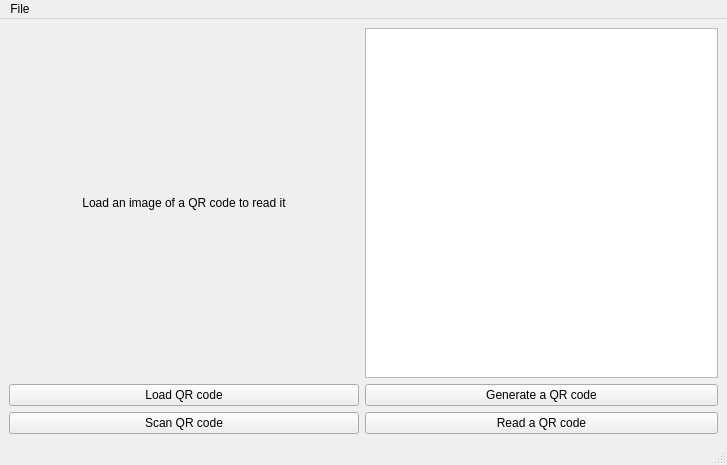
<?xml version="1.0" encoding="UTF-8"?>
<ui version="4.0">
 <class>MainWindow</class>
 <widget class="QMainWindow" name="MainWindow">
  <property name="geometry">
   <rect>
    <x>0</x>
    <y>0</y>
    <width>727</width>
    <height>411</height>
   </rect>
  </property>
  <property name="windowTitle">
   <string>MainWindow</string>
  </property>
  <widget class="QWidget" name="centralwidget">
   <layout class="QHBoxLayout" name="horizontalLayout">
    <item>
     <layout class="QVBoxLayout" name="verticalLayout_3">
      <item>
       <widget class="QLabel" name="label">
        <property name="minimumSize">
         <size>
          <width>350</width>
          <height>350</height>
         </size>
        </property>
        <property name="text">
         <string>Load an image of a QR code to read it</string>
        </property>
        <property name="alignment">
         <set>Qt::AlignCenter</set>
        </property>
       </widget>
      </item>
      <item>
       <widget class="QPushButton" name="loadButton">
        <property name="text">
         <string>Load QR code</string>
        </property>
       </widget>
      </item>
      <item>
       <widget class="QPushButton" name="scanButton">
        <property name="text">
         <string>Scan QR code</string>
        </property>
       </widget>
      </item>
     </layout>
    </item>
    <item>
     <layout class="QVBoxLayout" name="verticalLayout">
      <item>
       <widget class="QTextEdit" name="textEdit">
        <property name="html">
         <string>&lt;!DOCTYPE HTML PUBLIC &quot;-//W3C//DTD HTML 4.0//EN&quot; &quot;http://www.w3.org/TR/REC-html40/strict.dtd&quot;&gt;
&lt;html&gt;&lt;head&gt;&lt;meta name=&quot;qrichtext&quot; content=&quot;1&quot; /&gt;&lt;style type=&quot;text/css&quot;&gt;
p, li { white-space: pre-wrap; }
&lt;/style&gt;&lt;/head&gt;&lt;body style=&quot; font-family:'MS Shell Dlg 2'; font-size:8.25pt; font-weight:400; font-style:normal;&quot;&gt;
&lt;p style=&quot;-qt-paragraph-type:empty; margin-top:0px; margin-bottom:0px; margin-left:0px; margin-right:0px; -qt-block-indent:0; text-indent:0px;&quot;&gt;&lt;br /&gt;&lt;/p&gt;&lt;/body&gt;&lt;/html&gt;</string>
        </property>
       </widget>
      </item>
      <item>
       <widget class="QPushButton" name="generateButton">
        <property name="text">
         <string>Generate a QR code</string>
        </property>
       </widget>
      </item>
      <item>
       <widget class="QPushButton" name="readButton">
        <property name="text">
         <string>Read a QR code</string>
        </property>
       </widget>
      </item>
     </layout>
    </item>
   </layout>
  </widget>
  <widget class="QMenuBar" name="menubar">
   <property name="geometry">
    <rect>
     <x>0</x>
     <y>0</y>
     <width>727</width>
     <height>21</height>
    </rect>
   </property>
   <widget class="QMenu" name="menuFile">
    <property name="title">
     <string>File</string>
    </property>
    <addaction name="actionLoad"/>
    <addaction name="actionSave"/>
    <addaction name="actionQuit"/>
   </widget>
   <addaction name="menuFile"/>
  </widget>
  <widget class="QStatusBar" name="statusbar"/>
  <action name="actionLoad">
   <property name="text">
    <string>Load</string>
   </property>
  </action>
  <action name="actionSave">
   <property name="text">
    <string>Save</string>
   </property>
  </action>
  <action name="actionQuit">
   <property name="text">
    <string>Quit</string>
   </property>
  </action>
 </widget>
 <resources/>
 <connections/>
</ui>
